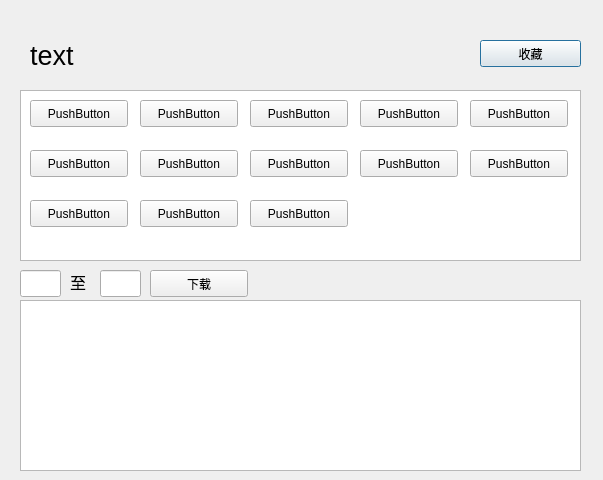
<?xml version="1.0" encoding="UTF-8"?>
<ui version="4.0">
 <class>sontitle</class>
 <widget class="QDialog" name="sontitle">
  <property name="geometry">
   <rect>
    <x>0</x>
    <y>0</y>
    <width>603</width>
    <height>480</height>
   </rect>
  </property>
  <property name="mouseTracking">
   <bool>false</bool>
  </property>
  <property name="windowTitle">
   <string>Dialog</string>
  </property>
  <widget class="QLabel" name="sonname">
   <property name="geometry">
    <rect>
     <x>30</x>
     <y>30</y>
     <width>441</width>
     <height>51</height>
    </rect>
   </property>
   <property name="text">
    <string>&lt;html&gt;&lt;head/&gt;&lt;body&gt;&lt;p&gt;&lt;span style=&quot; font-size:20pt;&quot;&gt;text&lt;/span&gt;&lt;/p&gt;&lt;/body&gt;&lt;/html&gt;</string>
   </property>
   <property name="margin">
    <number>0</number>
   </property>
   <property name="indent">
    <number>-3</number>
   </property>
  </widget>
  <widget class="QTextBrowser" name="textBrowser">
   <property name="geometry">
    <rect>
     <x>20</x>
     <y>90</y>
     <width>561</width>
     <height>171</height>
    </rect>
   </property>
  </widget>
  <widget class="QPushButton" name="savebtn">
   <property name="enabled">
    <bool>true</bool>
   </property>
   <property name="geometry">
    <rect>
     <x>480</x>
     <y>40</y>
     <width>101</width>
     <height>27</height>
    </rect>
   </property>
   <property name="cursor">
    <cursorShape>ArrowCursor</cursorShape>
   </property>
   <property name="mouseTracking">
    <bool>false</bool>
   </property>
   <property name="text">
    <string>收藏</string>
   </property>
   <property name="iconSize">
    <size>
     <width>16</width>
     <height>16</height>
    </size>
   </property>
  </widget>
  <widget class="QPushButton" name="son01">
   <property name="geometry">
    <rect>
     <x>30</x>
     <y>100</y>
     <width>98</width>
     <height>27</height>
    </rect>
   </property>
   <property name="text">
    <string>PushButton</string>
   </property>
  </widget>
  <widget class="QPushButton" name="son02">
   <property name="geometry">
    <rect>
     <x>140</x>
     <y>100</y>
     <width>98</width>
     <height>27</height>
    </rect>
   </property>
   <property name="text">
    <string>PushButton</string>
   </property>
  </widget>
  <widget class="QPushButton" name="son03">
   <property name="geometry">
    <rect>
     <x>250</x>
     <y>100</y>
     <width>98</width>
     <height>27</height>
    </rect>
   </property>
   <property name="text">
    <string>PushButton</string>
   </property>
  </widget>
  <widget class="QPushButton" name="son04">
   <property name="geometry">
    <rect>
     <x>360</x>
     <y>100</y>
     <width>98</width>
     <height>27</height>
    </rect>
   </property>
   <property name="text">
    <string>PushButton</string>
   </property>
  </widget>
  <widget class="QPushButton" name="son05">
   <property name="geometry">
    <rect>
     <x>470</x>
     <y>100</y>
     <width>98</width>
     <height>27</height>
    </rect>
   </property>
   <property name="text">
    <string>PushButton</string>
   </property>
  </widget>
  <widget class="QPushButton" name="son06">
   <property name="geometry">
    <rect>
     <x>30</x>
     <y>150</y>
     <width>98</width>
     <height>27</height>
    </rect>
   </property>
   <property name="text">
    <string>PushButton</string>
   </property>
  </widget>
  <widget class="QPushButton" name="son08">
   <property name="geometry">
    <rect>
     <x>250</x>
     <y>150</y>
     <width>98</width>
     <height>27</height>
    </rect>
   </property>
   <property name="text">
    <string>PushButton</string>
   </property>
  </widget>
  <widget class="QPushButton" name="son07">
   <property name="geometry">
    <rect>
     <x>140</x>
     <y>150</y>
     <width>98</width>
     <height>27</height>
    </rect>
   </property>
   <property name="text">
    <string>PushButton</string>
   </property>
  </widget>
  <widget class="QPushButton" name="son09">
   <property name="geometry">
    <rect>
     <x>360</x>
     <y>150</y>
     <width>98</width>
     <height>27</height>
    </rect>
   </property>
   <property name="text">
    <string>PushButton</string>
   </property>
  </widget>
  <widget class="QPushButton" name="son10">
   <property name="geometry">
    <rect>
     <x>470</x>
     <y>150</y>
     <width>98</width>
     <height>27</height>
    </rect>
   </property>
   <property name="text">
    <string>PushButton</string>
   </property>
  </widget>
  <widget class="QPushButton" name="son13">
   <property name="geometry">
    <rect>
     <x>250</x>
     <y>200</y>
     <width>98</width>
     <height>27</height>
    </rect>
   </property>
   <property name="text">
    <string>PushButton</string>
   </property>
  </widget>
  <widget class="QPushButton" name="son12">
   <property name="geometry">
    <rect>
     <x>140</x>
     <y>200</y>
     <width>98</width>
     <height>27</height>
    </rect>
   </property>
   <property name="text">
    <string>PushButton</string>
   </property>
  </widget>
  <widget class="QPushButton" name="son11">
   <property name="geometry">
    <rect>
     <x>30</x>
     <y>200</y>
     <width>98</width>
     <height>27</height>
    </rect>
   </property>
   <property name="text">
    <string>PushButton</string>
   </property>
  </widget>
  <widget class="QPushButton" name="downloadbtn">
   <property name="geometry">
    <rect>
     <x>150</x>
     <y>270</y>
     <width>98</width>
     <height>27</height>
    </rect>
   </property>
   <property name="text">
    <string>下载</string>
   </property>
  </widget>
  <widget class="QLineEdit" name="startnum">
   <property name="geometry">
    <rect>
     <x>20</x>
     <y>270</y>
     <width>41</width>
     <height>27</height>
    </rect>
   </property>
  </widget>
  <widget class="QLineEdit" name="endnum">
   <property name="geometry">
    <rect>
     <x>100</x>
     <y>270</y>
     <width>41</width>
     <height>27</height>
    </rect>
   </property>
  </widget>
  <widget class="QLabel" name="label">
   <property name="geometry">
    <rect>
     <x>70</x>
     <y>270</y>
     <width>21</width>
     <height>21</height>
    </rect>
   </property>
   <property name="text">
    <string>&lt;html&gt;&lt;head/&gt;&lt;body&gt;&lt;p&gt;&lt;span style=&quot; font-size:12pt;&quot;&gt;至&lt;/span&gt;&lt;/p&gt;&lt;/body&gt;&lt;/html&gt;</string>
   </property>
  </widget>
  <widget class="QTextBrowser" name="loginfo">
   <property name="geometry">
    <rect>
     <x>20</x>
     <y>300</y>
     <width>561</width>
     <height>171</height>
    </rect>
   </property>
  </widget>
 </widget>
 <resources/>
 <connections/>
</ui>
